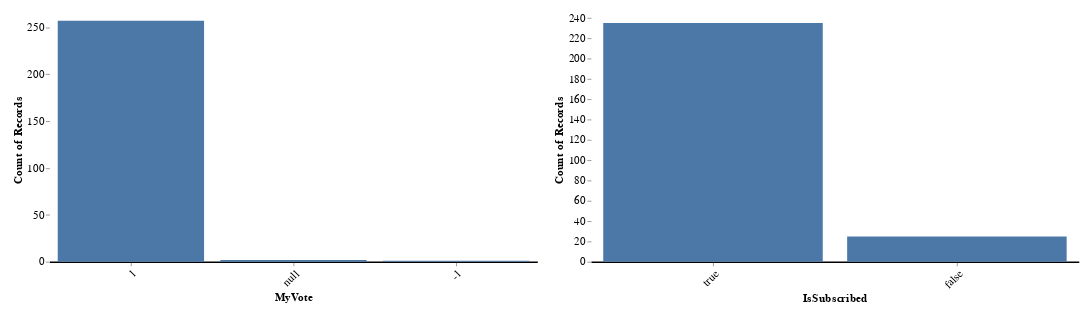

Here is the notebook cell this chart was saved with:
### Markdown cell above
### Number of Upvotes and Downvotes and If I am Subscribed

### Code cell
# Count the number of votes
chart_vote = alt.Chart(comment_votes_df).mark_bar().encode(
    alt.X("MyVote:N", sort="-y", axis=alt.Axis(labelAngle=-45)),
    alt.Y("count()"),
    tooltip=["count()"],  # Show the count when hovering over the bar
).properties(
    width=600,
    height=300,
)

# Count the number of subscribed subs
chart_subscribed = alt.Chart(comment_votes_df).mark_bar().encode(
    alt.X("IsSubscribed:N", sort="-y", axis=alt.Axis(labelAngle=-45)),
    alt.Y("count()"),
    tooltip=["count()"],  # Show the count when hovering over the bar
).properties(
    width=600,
    height=300,
)

chart_vote.save("figures/comment_votes/altair_vote_counts.html")
chart_vote.save("figures/comment_votes/altair_vote_counts.png")
chart_subscribed.save("figures/comment_votes/altair_subscribed_counts.html")
chart_subscribed.save("figures/comment_votes/altair_subscribed_counts.png")

chart = alt.hconcat(chart_vote, chart_subscribed).configure(
    padding={"left": 15, "right": 15, "top": 15, "bottom": 15},
    title={"fontSize": 18},
).configure_view(
    stroke=None,
).configure_axisX(
    labelFontSize=14,
    titleFontSize=14,
    grid=False,  # Remove the grid
    domainWidth=2,  # Set the width of the axis line
    domainColor="#000"  # Set the color of the axis line
).configure_axisY(
    labelFontSize=14,
    titleFontSize=14,
    grid=False,  # Remove the grid
    domain=False,  # Remove the axis line
)
chart

### Figure 1 — Vega-Lite specification as saved in the notebook (floating-point values rounded to 4 significant figures; data arrays with more than 128 entries replaced by an {"elided": "..."} marker saying what was removed)
{"config": {"view": {"continuousWidth": 300, "continuousHeight": 300, "stroke": null}, "axisX": {"domainColor": "#000", "domainWidth": 2, "grid": false, "labelFontSize": 14, "titleFontSize": 14}, "axisY": {"domain": false, "grid": false, "labelFontSize": 14, "titleFontSize": 14}, "padding": {"left": 15, "right": 15, "top": 15, "bottom": 15}, "title": {"fontSize": 18}}, "hconcat": [{"mark": {"type": "bar"}, "encoding": {"tooltip": [{"aggregate": "count", "type": "quantitative"}], "x": {"axis": {"labelAngle": -45}, "field": "MyVote", "sort": "-y", "type": "nominal"}, "y": {"aggregate": "count", "type": "quantitative"}}, "height": 300, "width": 600}, {"mark": {"type": "bar"}, "encoding": {"tooltip": [{"aggregate": "count", "type": "quantitative"}], "x": {"axis": {"labelAngle": -45}, "field": "IsSubscribed", "sort": "-y", "type": "nominal"}, "y": {"aggregate": "count", "type": "quantitative"}}, "height": 300, "width": 600}], "data": {"name": "data-7ad654f76d26cc5d8f3b0b59db357789"}, "$schema": "https://vega.github.io/schema/vega-lite/v5.15.1.json", "datasets": {"data-7ad654f76d26cc5d8f3b0b59db357789": {"elided": "260 records"}}}
